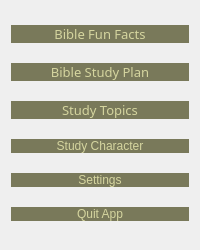
           <widget class="QFrame" name="extras_Frame">
            <property name="minimumSize">
             <size>
              <width>0</width>
              <height>250</height>
             </size>
            </property>
            <property name="styleSheet">
             <string notr="true">QPushButton{
	color: rgb(213, 213, 159);
border-radius: 10px;
	background-color: rgb(121, 121, 90);
border-color: rgb(0, 0, 0);
selection-background-color: rgb(170, 170, 127);
selection-color: rgb(85, 170, 255);
font: 10pt &quot;Segoe Print&quot;;
}</string>
            </property>
            <property name="frameShape">
             <enum>QFrame::Shape::NoFrame</enum>
            </property>
            <property name="frameShadow">
             <enum>QFrame::Shadow::Plain</enum>
            </property>
            <layout class="QVBoxLayout" name="verticalLayout_19">
             <item>
              <widget class="QPushButton" name="pushButton_fun_facts">
               <property name="font">
                <font>
                 <family>Segoe Print</family>
                 <pointsize>10</pointsize>
                 <italic>false</italic>
                 <bold>false</bold>
                </font>
               </property>
               <property name="styleSheet">
                <string notr="true">background-color: rgb(121, 121, 90);</string>
               </property>
               <property name="text">
                <string>Bible Fun Facts</string>
               </property>
              </widget>
             </item>
             <item>
              <widget class="QPushButton" name="pushButton_bible_study">
               <property name="font">
                <font>
                 <family>Segoe Print</family>
                 <pointsize>10</pointsize>
                 <italic>false</italic>
                 <bold>false</bold>
                </font>
               </property>
               <property name="styleSheet">
                <string notr="true">background-color: rgb(121, 121, 90);</string>
               </property>
               <property name="text">
                <string>Bible Study Plan</string>
               </property>
              </widget>
             </item>
             <item>
              <widget class="QPushButton" name="pushButton_study_topic">
               <property name="font">
                <font>
                 <family>Segoe Print</family>
                 <pointsize>10</pointsize>
                 <italic>false</italic>
                 <bold>false</bold>
                </font>
               </property>
               <property name="styleSheet">
                <string notr="true">background-color: rgb(121, 121, 90);</string>
               </property>
               <property name="text">
                <string>Study Topics</string>
               </property>
              </widget>
             </item>
             <item>
              <widget class="QPushButton" name="pushButton_character">
               <property name="text">
                <string>Study Character</string>
               </property>
              </widget>
             </item>
             <item>
              <widget class="QPushButton" name="pushButton_settings">
               <property name="text">
                <string>Settings</string>
               </property>
              </widget>
             </item>
             <item>
              <widget class="QPushButton" name="pushButton_quit_app">
               <property name="text">
                <string>Quit App</string>
               </property>
              </widget>
             </item>
            </layout>
           </widget>
